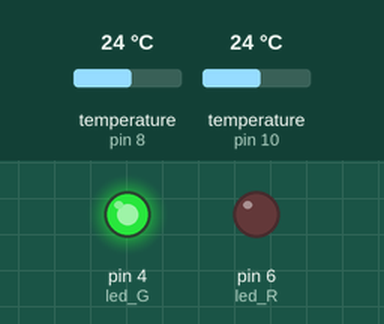
Simulated run of this sketch. Board: Arduino Uno, built with avr-gcc and run on an emulated ATmega328P. Parts: output pins drawn as LEDs (lit = HIGH). The inputs (shaded band) are chosen by the test bench; at power-on: temperature (sensors on pin 8, pin 10) 24 °C.

Above: at 0.1 s.
At 2.6 s:
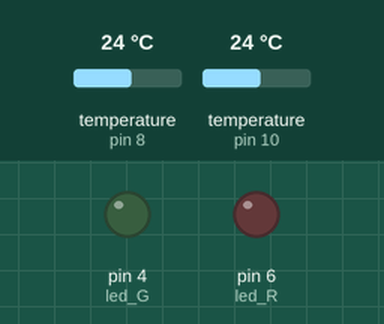
At 8.0 s:
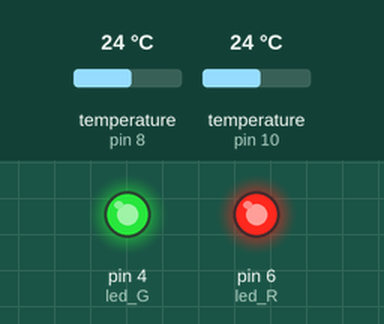
Timing chart, 0 to 13.1 s (numbered marks = the images above):
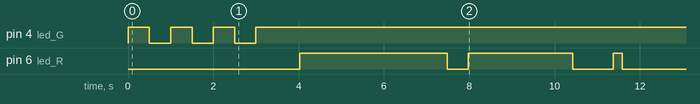

The sketch:

sketch-cft-433mhz.ino
```cpp
  #include <OneWire.h>
  #include <RCSwitch.h>
  #include <DallasTemperature.h>

  #define FIRMWARE_VERSION "1.1.1"

  // Time conversion helpers
  #define S(x) ((x) * 1000UL)    // seconds to milliseconds
  #define M(x) ((x) * 60000UL)   // minutes to milliseconds
  #define H(x) ((x) * 3600000UL) // hours to milliseconds

  // RF transmitter
  RCSwitch mySwitch = RCSwitch();

  template <size_t N>
  class LoopQueue {
    private:
      uint8_t index = 0;
      uint32_t list[N];

    public:
      LoopQueue(const uint32_t (&arr)[N]) {
        memcpy(list, arr, sizeof(list));
      }

      uint32_t generateNext() {
        uint32_t value = list[index];

        index++;
        if (index >= N) {
          index = 0;
        }

        return value;
      }
  };

  // Status LEDs
  const int led_G = 4;
  const int led_R = 6;

  // RF command sequences
  // Codes in each array are sorted in ascending order.
  // The second and third arrays are shifted relative to the first one
  // by one and two steps respectively,
  // to match the receiver's cyclic sequence.
  LoopQueue<8> button_2_codes = LoopQueue<8>({2472780421UL, 2472780436UL, 2472780455UL, 2472780470UL, 2472780481UL, 2472780496UL, 2472780515UL, 2472780530UL});
  LoopQueue<8> button_toggle_codes = LoopQueue<8>({2472780183UL, 2472780196UL, 2472780213UL, 2472780226UL, 2472780243UL, 2472780256UL, 2472780273UL, 2472780166UL});
  LoopQueue<8> button_stop_codes = LoopQueue<8>({2472781475UL, 2472781490UL, 2472781509UL, 2472781524UL, 2472781543UL, 2472781558UL, 2472781441UL, 2472781456UL});

  // Current fan state tracked by the controller
  bool is_fan_started = false;

  // Temperature thresholds, °C
  const short int MIN_TEMPERATURE = 37;
  const short int MAX_TEMPERATURE = 40;

  // DS18B20 sensor pins
  const int DS18B20_1 = 8;
  const int DS18B20_2 = 10;

  OneWire oneWire1(DS18B20_1);
  OneWire oneWire2(DS18B20_2);

  DallasTemperature sensor1(&oneWire1);
  DallasTemperature sensor2(&oneWire2);

  void setup() {
    Serial.begin(9600);

    // RF transmitter settings
    mySwitch.enableTransmit(2);
    mySwitch.setProtocol(1);
    mySwitch.setPulseLength(270);

    pinMode(led_G, OUTPUT);
    pinMode(led_R, OUTPUT);

    startSystemLED();

    sensor1.begin();
    sensor2.begin();

    // Sensor 1 missing: blink once per second, 10 times
    if (sensor1.getDeviceCount() == 0) {
      for (int i = 10; i > 0; i--) {
        digitalWrite(led_R, HIGH);
        delay(500);
        digitalWrite(led_R, LOW);
        delay(500);
      }
    }

    // Sensor 2 missing: blink twice per second, 10 times
    if (sensor2.getDeviceCount() == 0) {
      for (int i = 10; i > 0; i--) {
        digitalWrite(led_R, HIGH);
        delay(200);
        digitalWrite(led_R, LOW);
        delay(200);
        digitalWrite(led_R, HIGH);
        delay(200);
        digitalWrite(led_R, LOW);
        delay(400);
      }
    }

    // Startup fan calibration: turn on, switch direction, then turn off
    delay(S(1));
    fanOn();
    delay(S(3));
    toggleFanDirection();
    delay(S(2));
    fanOff();
    delay(S(10));
  }

  // Startup indication
  void startSystemLED() {
    for (int i = 3; i > 0; i--) {
      digitalWrite(led_G, HIGH);
      delay(500);
      digitalWrite(led_G, LOW);
      delay(500);
    }

    digitalWrite(led_G, HIGH);
  }

  void fanOn() {
    digitalWrite(led_R, HIGH);
    mySwitch.setRepeatTransmit(30);
    mySwitch.send(button_2_codes.generateNext(), 32);
    is_fan_started = true;
  }

  void toggleFanDirection() {
    // Repeat the signal 30 times, which is slightly more than 3 seconds
    // About 3 seconds are required to switch between winter and summer mode
    digitalWrite(led_R, LOW);
    delay(500);
    digitalWrite(led_R, HIGH);
    mySwitch.setRepeatTransmit(30);
    mySwitch.send(button_toggle_codes.generateNext(), 32);
  }

  void fanOff() {
    digitalWrite(led_R, LOW);
    delay(500);
    mySwitch.setRepeatTransmit(30);
    mySwitch.send(button_stop_codes.generateNext(), 32);
    digitalWrite(led_R, HIGH);
    delay(200);
    digitalWrite(led_R, LOW);
    is_fan_started = false;
  }

  void loop() {
    // Request temperature from both sensors
    // Sends a command to all DS18B20 sensors on this bus to start temperature conversion
    // Conversion takes time, from 94 ms to 750 ms depending on the selected resolution
    sensor1.requestTemperatures();
    sensor2.requestTemperatures();

    delay(1000); // Wait for DS18B20 temperature conversion to complete

    // Read the measured temperature from a specific sensor on the bus
    float temp1 = sensor1.getTempCByIndex(0);
    float temp2 = sensor2.getTempCByIndex(0);

    // Deadlock detector
    // if the fan is expected to be running but the temperature is still too high,
    // reset the fan state with OFF -> ON to keep the RF code sequence in sync.
    if (is_fan_started && (temp1 > MAX_TEMPERATURE || temp2 > MAX_TEMPERATURE)) {
      // Alarm system
      for (int i = 3; i > 0; i--) {
        digitalWrite(led_G, LOW);
        digitalWrite(led_R, HIGH);
        delay(200);
        digitalWrite(led_G, HIGH);
        digitalWrite(led_R, LOW);
        delay(200);
      }

      fanOff();
      delay(S(3));
      fanOn();
      delay(M(5));
      return;
    }

    if (is_fan_started) {
      if (temp1 < MIN_TEMPERATURE || temp2 < MIN_TEMPERATURE) {
        fanOff();
      }
    } else {
      if (temp1 > MAX_TEMPERATURE || temp2 > MAX_TEMPERATURE) {
        fanOn();
        delay(M(4));
      }
    }

    delay(M(1));
  }
```
